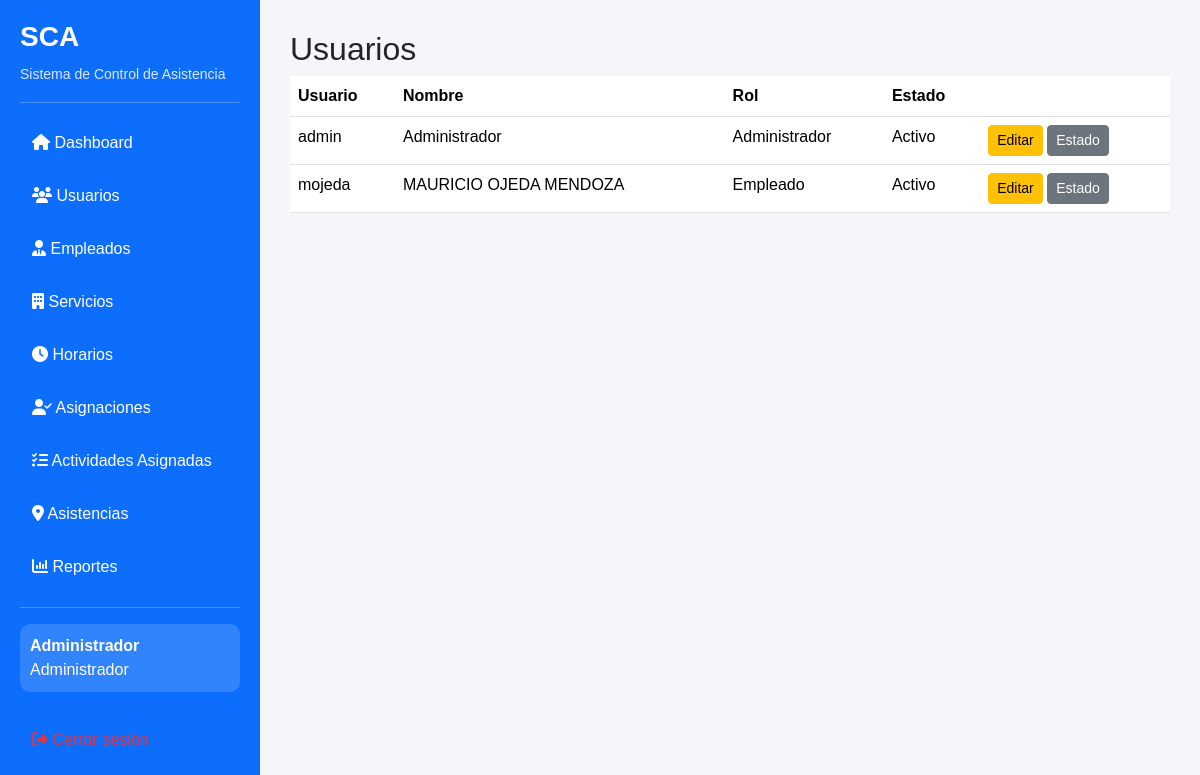
/usuarios (signed in), run on the app's committed database.
### models.py (models this page shows, shortened)
class Usuario(UserMixin, db.Model):
    __tablename__ = "usuarios"
    id = db.Column(db.Integer, primary_key=True)
    usuario = db.Column(db.String(50), unique=True, nullable=False)
    password = db.Column(db.String(255), nullable=False)
    nombre = db.Column(db.String(100), nullable=False)
    rol = db.Column(db.String(20), nullable=False, default="Empleado")
    activo = db.Column(db.Boolean, default=True)
    cambiar_password = db.Column(
        db.Boolean,
        default=True
    )
    empleado_id = db.Column(
        db.Integer,
        db.ForeignKey("empleados.id"),
        nullable=True
    )
    empleado = db.relationship(
    "Empleado",
    back_populates="usuario"
    )

### routes/usuarios.py (the view)
@usuarios.route("/usuarios")
@login_required
@admin_required
def lista_usuarios():
    return render_template("usuarios.html",usuarios=Usuario.query.order_by(Usuario.nombre).all())

### app.py (called while the page is built)
@login_manager.user_loader
def load_user(user_id):
    return db.session.get(Usuario, int(user_id))

### utils/permisos.py (called while the page is built)
def admin_required(func):
    @wraps(func)
    def wrapper(*args, **kwargs):
        if not current_user.is_authenticated:
            abort(401)
        if current_user.rol != "Administrador":
            abort(403)
        return func(*args, **kwargs)
    return wrapper

### templates/usuarios.html (shortened to what this page needs)
{% extends "base.html" %}{% block content %}
<h2>Usuarios</h2>
<table class="table"><tr><th>Usuario</th><th>Nombre</th><th>Rol</th><th>Estado</th><th></th></tr>
{% for usuario in usuarios %}
<tr><td>{{usuario.usuario}}</td><td>{{usuario.nombre}}</td><td>{{usuario.rol}}</td><td>{{'Activo' if usuario.activo else 'Inactivo'}}</td>
<td><button class="btn btn-warning btn-sm" onclick="editarUsuario('{{usuario.id}}','{{usuario.nombre}}','{{usuario.rol}}')">Editar</button>
<a class="btn btn-secondary btn-sm" href="{{url_for('usuarios.cambiar_estado',id=usuario.id)}}">Estado</a></td></tr>
{% endfor %}</table>
{% endblock %}

### templates/base.html (shortened to what this page needs)
<!DOCTYPE html>
<html lang="es">
<head>
    <link href="https://cdn.jsdelivr.net/npm/bootstrap@5.3.7/dist/css/bootstrap.min.css" rel="stylesheet">
    <link rel="stylesheet"
          href="{{ url_for('static', filename='css/style.css') }}">
    <link href="https://cdnjs.cloudflare.com/ajax/libs/font-awesome/6.7.2/css/all.min.css"
          rel="stylesheet">
</head>
<body>
<div class="d-flex">
    <nav class="sidebar">
        <div class="logo">
            <h3>SCA</h3>
            <small>Sistema de Control de Asistencia</small>
        </div>
        <hr>
        <a href="{{ url_for('dashboard') }}">
            <i class="fas fa-house"></i>
            Dashboard
        </a>
        {% if current_user.rol == "Administrador" %}
        <a href="{{ url_for('usuarios.lista_usuarios') }}">
            <i class="fas fa-users"></i>
            Usuarios
        </a>
        <a href="{{ url_for('empleados.lista_empleados') }}">
        <i class="fas fa-user-tie"></i>
        Empleados
        </a>
        <a href="{{ url_for('servicios.lista_servicios') }}">
        <i class="fas fa-building"></i>
        Servicios
        </a>
        <a href="{{ url_for('horarios.lista_horarios') }}">
        <i class="fas fa-clock"></i>
            Horarios
        </a>
        <a href="{{ url_for('asignaciones.lista_asignaciones') }}">
        <i class="fas fa-user-check"></i>
        Asignaciones
        </a>
        <a href="{{ url_for('actividades_asignadas.lista') }}">
            <i class="fas fa-list-check"></i>
            Actividades Asignadas
        </a>
        <a href="{{ url_for('asistencias.historial') }}">
    <i class="fas fa-location-dot"></i>
    Asistencias
        </a>
        <a href="#">
            <i class="fas fa-chart-column"></i>
            Reportes
        </a>
        {% endif %}
        <hr>
        {% if current_user.is_authenticated %}
        <div class="usuario">
            <strong>
                {{ current_user.nombre }}
            </strong>
            <br>
            {{ current_user.rol }}
        </div>
        <br>
        <a href="{{ url_for('auth.logout') }}"
           class="text-danger">
            <i class="fas fa-right-from-bracket"></i>
        </a>
        {% endif %}
    </nav>
    <main class="contenido">
        {% block content %}
        {% endblock %}
    </main>
</div>
</body>
</html>

### static/css/style.css (style rules this page uses)
body { margin:0; background:#f5f6fa; font-family:Arial, Helvetica, sans-serif; }
.sidebar { width:260px; min-height:100vh; background:#0d6efd; color:white; padding:20px; }
.sidebar h3 { font-weight:bold; }
.sidebar small { color:#d9e8ff; }
.sidebar a { display:block; color:white; text-decoration:none; padding:12px; border-radius:8px; margin-bottom:5px; transition:.3s; }
.usuario { background:rgba(255,255,255,.15); padding:10px; border-radius:10px; }
.contenido { flex:1; padding:30px; }

### data on the page
Usuario: nombre "Administrador", rol "Administrador", usuario "admin", activo "Activo"
Usuario: usuario "mojeda", nombre "MAURICIO OJEDA MENDOZA", rol "Empleado", activo "Activo"
